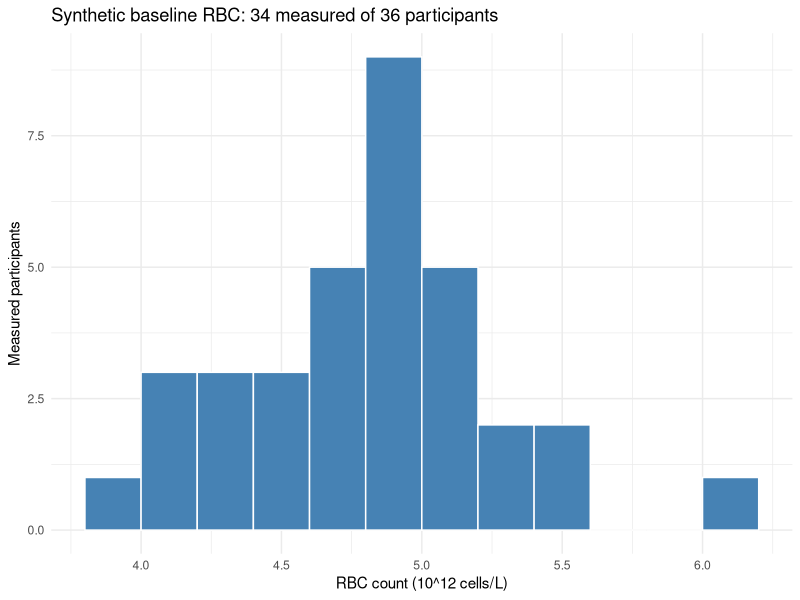
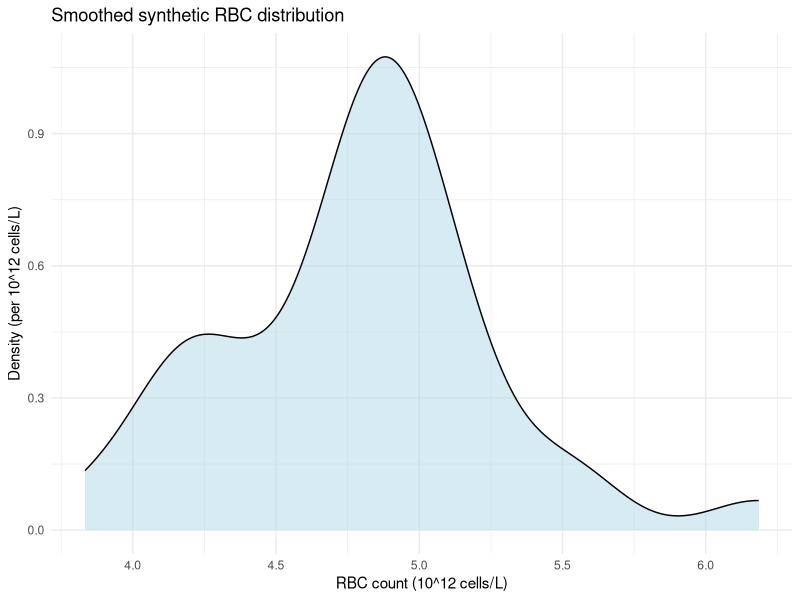
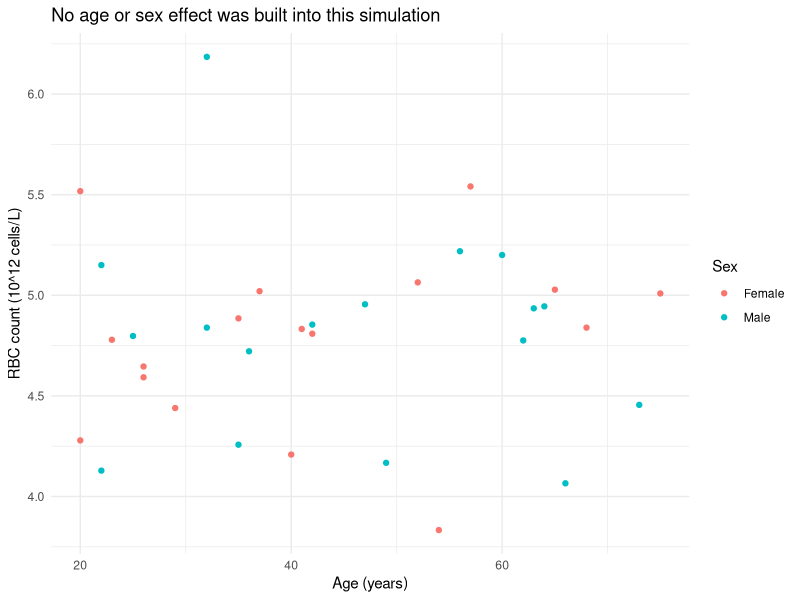
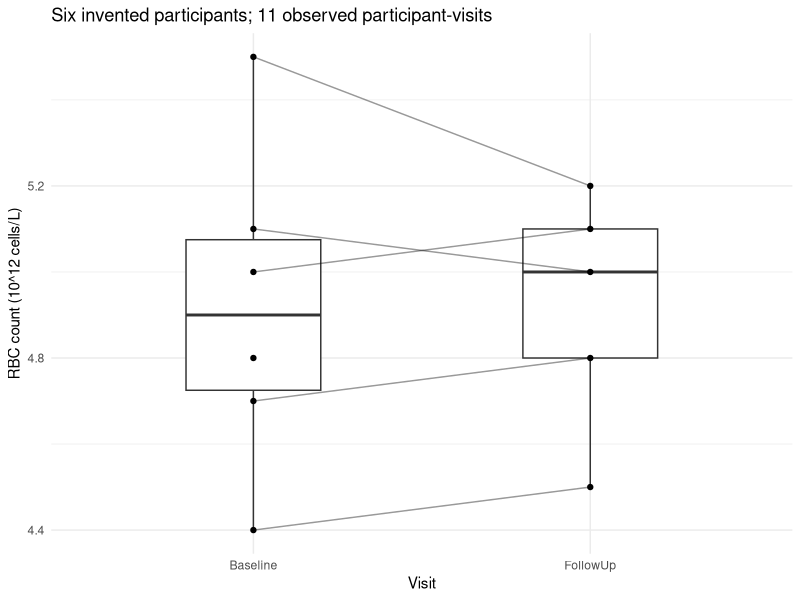

The R source for these figures, in order:
## ---- chunk 1
needed_packages <- c("tidyr", "dplyr", "ggplot2")
unavailable <- needed_packages[!vapply(needed_packages, requireNamespace, logical(1), quietly = TRUE)]
if (length(unavailable)) stop("Install in your own R library: ", paste(unavailable, collapse = ", "))
bounded_normal <- function(n, centre, spread, lower, upper) {
  if (length(n) != 1L || !is.finite(n) || n < 1 || n != floor(n)) stop("n must be a positive integer")
  if (!all(is.finite(c(centre, spread, lower, upper))) || spread <= 0 || lower >= upper) {
    stop("Need finite parameters, positive spread, and ordered bounds")
  }
  values <- numeric(0)
  for (attempt in seq_len(1000L)) {
    batch <- rnorm(max(20L, n), mean = centre, sd = spread)
    values <- c(values, batch[batch >= lower & batch <= upper])
    if (length(values) >= n) return(values[seq_len(n)])
  }
  stop("Bounds rejected too many draws; reconsider the generator")
}
## ---- chunk 2
simulate_cohort <- function(seed) {
  set.seed(seed)
  n <- 36L
  data.frame(
    Participant_ID = sprintf("B%03d", seq_len(n)),
    Age = sample(20:75, n, replace = TRUE),
    Sex = factor(sample(c("Female", "Male"), n, replace = TRUE), levels = c("Female", "Male")),
    RBC_Count = bounded_normal(n, 4.8, 0.4, 3.6, 6.2),
    WBC_Count = bounded_normal(n, 7, 1.5, 3.5, 12)
  )
}
participants <- simulate_cohort(68104L)
stopifnot(identical(participants, simulate_cohort(68104L)))
stopifnot(nrow(participants) == 36L, !anyDuplicated(participants$Participant_ID))
stopifnot(all(participants$Age >= 20 & participants$Age <= 75))
stopifnot(all(participants$RBC_Count >= 3.6 & participants$RBC_Count <= 6.2))
stopifnot(all(participants$WBC_Count >= 3.5 & participants$WBC_Count <= 12))
print(head(participants))
print(round(c(RBC_mean = mean(participants$RBC_Count), WBC_mean = mean(participants$WBC_Count)), 3))
## ---- chunk 3
participants$RBC_Count[c(4, 27)] <- NA_real_
participants$Measurement_Status <- factor(
  ifelse(is.na(participants$RBC_Count), "Missing", "Observed"),
  levels = c("Observed", "Missing")
)
participants$RBC_Band <- factor(
  ifelse(is.na(participants$RBC_Count), NA_character_,
         ifelse(participants$RBC_Count < 4.8, "Below simulation centre", "At/above simulation centre")),
  levels = c("Below simulation centre", "At/above simulation centre")
)
print(table(participants$Measurement_Status))
print(table(participants$RBC_Band, useNA = "ifany"))
stopifnot(sum(is.na(participants$RBC_Count)) == 2L, sum(is.na(participants$RBC_Band)) == 2L)
## ---- chunk 4
visits_wide <- data.frame(
  Participant_ID = sprintf("V%02d", 1:6),
  Sex = factor(c("Female", "Male", "Female", "Male", "Female", "Male")),
  RBC_Baseline = c(4.4, 5.1, 4.8, 5.5, 4.7, 5.0),
  RBC_FollowUp = c(4.5, 5.0, NA, 5.2, 4.8, 5.1)
)
stopifnot(!anyDuplicated(visits_wide$Participant_ID))
visits_long <- tidyr::pivot_longer(visits_wide, cols = c(RBC_Baseline, RBC_FollowUp),
                                  names_to = "Visit", names_prefix = "RBC_", values_to = "RBC_Count")
visits_long$Visit <- factor(visits_long$Visit, levels = c("Baseline", "FollowUp"))
visits_long$Measurement_Status <- ifelse(is.na(visits_long$RBC_Count), "Missing", "Observed")
print(visits_long)
stopifnot(nrow(visits_long) == 12L, sum(is.na(visits_long$RBC_Count)) == 1L)
stopifnot(!anyDuplicated(visits_long[c("Participant_ID", "Visit")]))
## ---- chunk 5
recovered <- tidyr::pivot_wider(visits_long[c("Participant_ID", "Sex", "Visit", "RBC_Count")],
                                names_from = Visit, names_prefix = "RBC_", values_from = RBC_Count)
recovered <- recovered[match(visits_wide$Participant_ID, recovered$Participant_ID), names(visits_wide)]
stopifnot(nrow(recovered) == 6L)
stopifnot(isTRUE(all.equal(as.data.frame(recovered), visits_wide, check.attributes = FALSE)))
## ---- chunk 6
visit_summary <- dplyr::summarise(dplyr::group_by(visits_long, Visit),
  n_total = dplyr::n(), n_measured = sum(!is.na(RBC_Count)), n_missing = sum(is.na(RBC_Count)),
  mean_RBC = if (all(is.na(RBC_Count))) NA_real_ else mean(RBC_Count, na.rm = TRUE), .groups = "drop")
print(visit_summary)
stopifnot(identical(visit_summary$n_total, c(6L, 6L)))
stopifnot(identical(visit_summary$n_measured, c(6L, 5L)))
stopifnot(isTRUE(all.equal(visit_summary$mean_RBC, c(29.5/6, 4.92))))
## ---- chunk 7
observed_RBC <- participants[!is.na(participants$RBC_Count), ]
stopifnot(nrow(observed_RBC) == 34L)
print(ggplot2::ggplot(observed_RBC, ggplot2::aes(RBC_Count)) +
  ggplot2::geom_histogram(binwidth = 0.2, boundary = 0, fill = "steelblue", colour = "white") +
  ggplot2::labs(title = "Synthetic baseline RBC: 34 measured of 36 participants",
                x = "RBC count (10^12 cells/L)", y = "Measured participants") + ggplot2::theme_minimal())
## ---- chunk 8
print(ggplot2::ggplot(observed_RBC, ggplot2::aes(RBC_Count)) +
  ggplot2::geom_density(fill = "lightblue", alpha = 0.5) +
  ggplot2::labs(x = "RBC count (10^12 cells/L)", y = "Density (per 10^12 cells/L)",
                title = "Smoothed synthetic RBC distribution") + ggplot2::theme_minimal())
print(ggplot2::ggplot(observed_RBC, ggplot2::aes(Age, RBC_Count, colour = Sex)) +
  ggplot2::geom_point() + ggplot2::labs(x = "Age (years)", y = "RBC count (10^12 cells/L)",
    title = "No age or sex effect was built into this simulation") + ggplot2::theme_minimal())
## ---- chunk 9
observed_visits <- visits_long[!is.na(visits_long$RBC_Count), ]
print(ggplot2::ggplot(observed_visits, ggplot2::aes(Visit, RBC_Count)) +
  ggplot2::geom_boxplot(width = 0.4, outlier.shape = NA) +
  ggplot2::geom_line(ggplot2::aes(group = Participant_ID), alpha = 0.4) +
  ggplot2::geom_point() + ggplot2::labs(x = "Visit", y = "RBC count (10^12 cells/L)",
    title = "Six invented participants; 11 observed participant-visits") + ggplot2::theme_minimal())
## ---- chunk 10
complete_pairs <- complete.cases(visits_wide[c("RBC_Baseline", "RBC_FollowUp")])
paired_changes <- with(visits_wide[complete_pairs, ], RBC_FollowUp - RBC_Baseline)
print(paired_changes)
print(mean(paired_changes))
stopifnot(sum(complete_pairs) == 5L)
stopifnot(isTRUE(all.equal(paired_changes, c(0.1, -0.1, -0.3, 0.1, 0.1))))
stopifnot(isTRUE(all.equal(mean(paired_changes), -0.02)))
